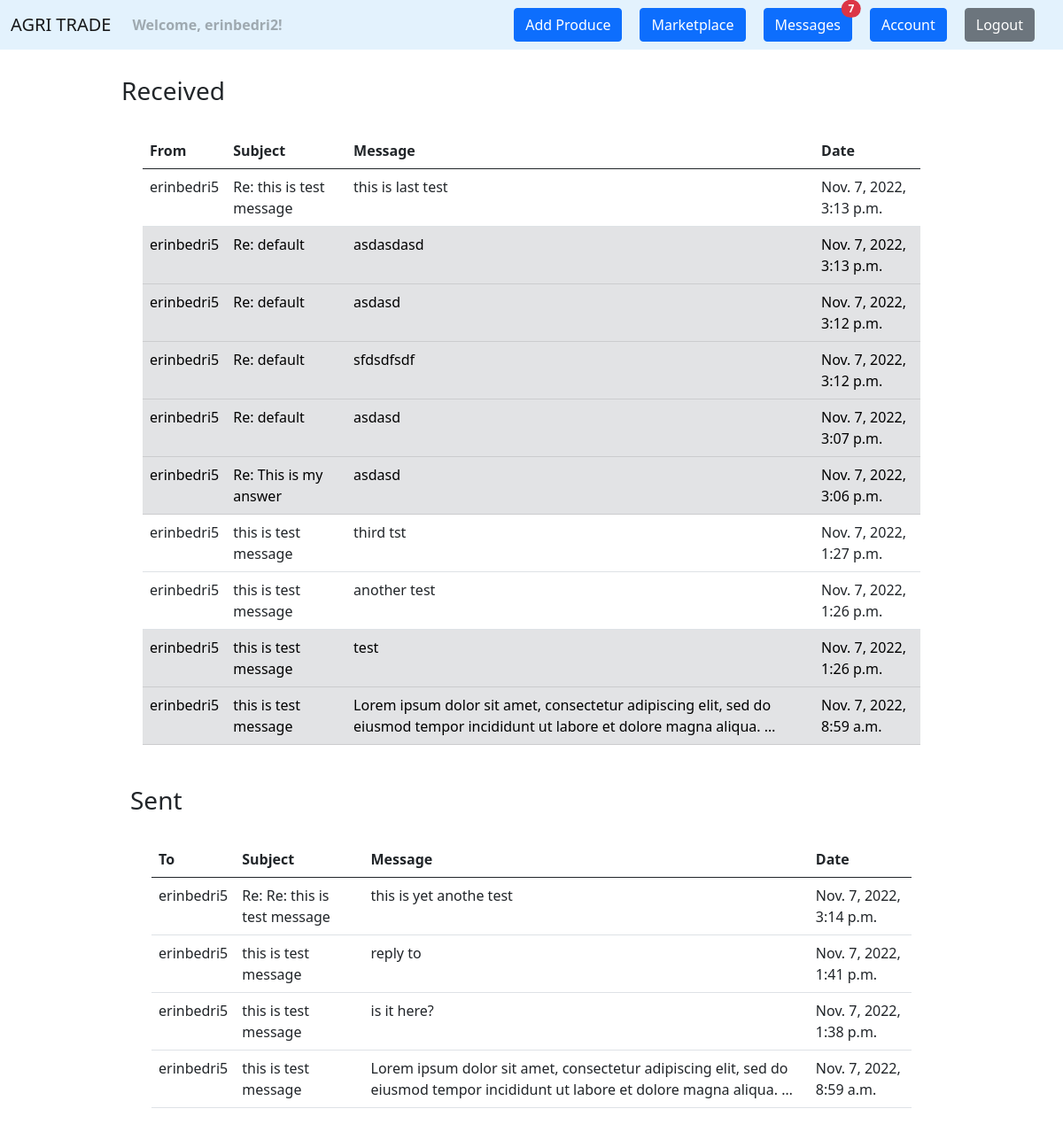
/messages/ (signed in), run on an earlier commit of the app's database.
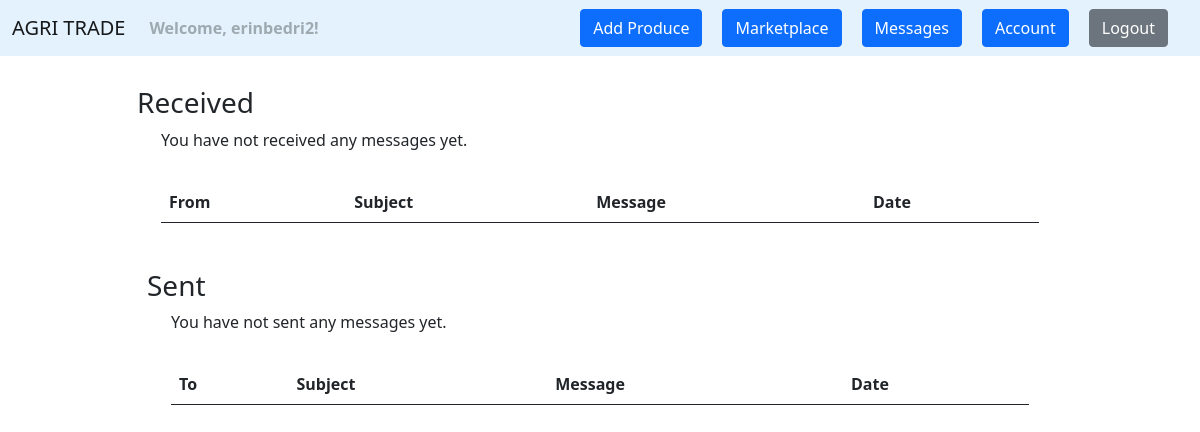
And on a later commit of the database.
### agri_trade/user_messages/models.py (models this page shows)
class Message(models.Model):
    SUBJECT_MAX_LEN = 50
    BODY_MAX_LEN = 1500
    sender = models.ForeignKey(
        UserModel,
        on_delete=CASCADE,
        related_name='sender',
    )
    receiver = models.ForeignKey(
        UserModel,
        on_delete=CASCADE,
        related_name='receiver',
    )
    subject = models.CharField(
        max_length=SUBJECT_MAX_LEN,
    )
    body = models.TextField(
        max_length=BODY_MAX_LEN,
    )
    created_at = models.DateTimeField(
        auto_now_add=True,
    )
    is_read = models.BooleanField(
        default=False,
    )

### agri_trade/user_messages/views.py (the view)
# urls.py: path('', views.show_messages, name='messages'),
@login_required
def show_messages(request):
    messages_inbox = Message.objects\
        .filter(receiver=request.user)\
        .order_by('-created_at')
    messages_outbox = Message.objects\
        .filter(sender=request.user)\
        .order_by('-created_at')
    context = {
        'messages_inbox': messages_inbox,
        'messages_outbox': messages_outbox,
    }
    return render(request, 'user_messages/messages.html', context)

### agri_trade/user_messages/templates/user_messages/messages.html
{% extends 'web/base.html' %}
{% block content %}
    <div class="container" style="margin-top: 30px; margin-bottom: 50px">
        <div class="row justify-content-md-center">
            <div class="col-md-10">
                <h3>Received</h3>
                <div class="container">
                    <table class="table table-hover" style="margin-top: 30px">
                        <thead>
                        <tr>
                            <th scope="col">From</th>
                            <th scope="col">Subject</th>
                            <th scope="col">Message</th>
                            <th scope="col">Date</th>
                        </tr>
                        </thead>
                        <tbody>
                        {% for message in messages_inbox %}
                            <tr onclick="window.location='{% url 'user_messages:message' message.id %}';"
                                    {% if not message.is_read %} class="table-secondary" {% endif %}>
                                <td>{{ message.sender }}</td>
                                <td>{{ message.subject }}</td>
                                <td>{{ message.body|truncatechars:125 }}</td>
                                <td>{{ message.created_at }}</td>
                            </tr>
                        {% empty %}
                            <p>You have not received any messages yet.</p>
                        {% endfor %}
                        </tbody>
                    </table>
                </div>
            </div>
        </div>
        <div class="container" style="margin-top: 30px; margin-bottom: 50px">
            <div class="row justify-content-md-center">
                <div class="col-md-10">
                    <h3>Sent</h3>
                    <div class="container">
                        <table class="table table-hover" style="margin-top: 30px">
                            <thead>
                            <tr>
                                <th scope="col">To</th>
                                <th scope="col">Subject</th>
                                <th scope="col">Message</th>
                                <th scope="col">Date</th>
                            </tr>
                            </thead>
                            <tbody>
                            {% for message in messages_outbox %}
                                <tr onclick="window.location='{% url 'user_messages:message' message.id %}';">
                                    <td>{{ message.receiver }}</td>
                                    <td>{{ message.subject }}</td>
                                    <td>{{ message.body|truncatechars:125 }}</td>
                                    <td>{{ message.created_at }}</td>
                                </tr>
                            {% empty %}
                                <p>You have not sent any messages yet.</p>
                            {% endfor %}
                            </tbody>
                        </table>
                    </div>
                </div>
            </div>
        </div>
    </div>
{% endblock %}

### agri_trade/web/templates/web/base.html (shortened to what this page needs)
{% load static %}
<!doctype html>
<html lang="en">
<head>
    <link rel="stylesheet" href="{% static 'style.css' %}">
    <link href="https://cdn.jsdelivr.net/npm/bootstrap@5.0.2/dist/css/bootstrap.min.css" rel="stylesheet"
>
</head>
<body>
{% include 'web/navigation.html' %}
{% block content %}{% endblock %}
</body>
</html>

### agri_trade/web/templates/web/navigation.html (shortened to what this page needs)
<nav class="navbar navbar-expand-lg navbar-light" style="background-color: #e3f2fd;">
    <div class="container-fluid">
        <a class="navbar-brand" href="{% url 'web:homepage' %}">AGRI TRADE</a>
        <ul class="navbar-nav">
            {% if request.user.is_authenticated %}
                <li class="nav-item">
                    <b><a class="nav-link disabled" href="#">Welcome, {{ request.user.username }}!</a></b>
                </li>
            {% endif %}
        </ul>
        <div class="collapse navbar-collapse" id="navbarNavDropdown">
            <ul class="navbar-nav ms-auto">
                {% if request.user.is_authenticated %}
                    <li class="nav-item" style="padding-right: 20px">
                        <a class="btn btn-primary" href="{% url 'marketplace:add product' %}">Add Produce</a>
                    </li>
                    <li class="nav-item" style="padding-right: 20px">
                        <a class="btn btn-primary" href="{% url 'marketplace:marketplace' %}">Marketplace</a>
                    </li>
                    <li class="nav-item" style="padding-right: 20px">
                        <button type="button" class="btn btn-primary position-relative"
                                onclick="location.href = '{% url 'user_messages:messages' %}';">
                            Messages
                            {% if request.unread_messages_count > 0 %}
                                <span class="position-absolute top-0 start-100 translate-middle badge rounded-pill bg-danger">
                                {{ request.unread_messages_count }}
                            </span>
                            {% endif %}
                        </button>
                    </li>
                    <li class="nav-item" style="padding-right: 20px">
                        <a class="btn btn-primary" href="{% url 'accounts:account' %}">Account</a>
                    </li>
                    <li class="nav-item" style="padding-right: 20px">
                        <a class="btn btn-secondary" href="{% url 'accounts:logout' %}">Logout</a>
                    </li>
                {% endif %}
            </ul>
        </div>
    </div>
</nav>

What changed in the data, as far as the page shows it:
removed Message: sender "erinbedri5", subject "Re: this is test message", body "this is last test", created_at "Nov. 7, 2022, 3:13 p.m.", is_read True (drawn), shown under "Received"
removed Message: sender "erinbedri5", subject "Re: default", body "asdasdasd", created_at "Nov. 7, 2022, 3:13 p.m.", shown under "Received"
removed Message: sender "erinbedri5", subject "Re: default", body "asdasd", created_at "Nov. 7, 2022, 3:12 p.m.", shown under "Received"
removed Message: sender "erinbedri5", subject "Re: default", body "sfdsdfsdf", created_at "Nov. 7, 2022, 3:12 p.m.", shown under "Received"
removed Message: sender "erinbedri5", subject "Re: default", body "asdasd", created_at "Nov. 7, 2022, 3:07 p.m.", shown under "Received"
removed Message: sender "erinbedri5", subject "Re: This is my answer", body "asdasd", created_at "Nov. 7, 2022, 3:06 p.m.", shown under "Received"
removed Message: sender "erinbedri5", subject "this is test message", body "third tst", created_at "Nov. 7, 2022, 1:27 p.m.", is_read True (drawn), shown under "Received"
removed Message: sender "erinbedri5", subject "this is test message", body "another test", created_at "Nov. 7, 2022, 1:26 p.m.", is_read True (drawn), shown under "Received"
removed Message: sender "erinbedri5", subject "this is test message", body "test", created_at "Nov. 7, 2022, 1:26 p.m.", shown under "Received"
removed Message: sender "erinbedri5", subject "this is test message", body "Lorem ipsum dolor sit amet, consectetur adipiscing elit, sed do eiusmod tempor incididunt ut labore et dolore magna aliqua. …", created_at "Nov. 7, 2022, 8:59 a.m.", shown under "Received"
removed Message: receiver "erinbedri5", subject "Re: Re: this is test message", body "this is yet anothe test", created_at "Nov. 7, 2022, 3:14 p.m.", shown under "Sent"
removed Message: receiver "erinbedri5", subject "this is test message", body "reply to", created_at "Nov. 7, 2022, 1:41 p.m.", shown under "Sent"
removed Message: receiver "erinbedri5", subject "this is test message", body "is it here?", created_at "Nov. 7, 2022, 1:38 p.m.", shown under "Sent"
removed Message: receiver "erinbedri5", subject "this is test message", body "Lorem ipsum dolor sit amet, consectetur adipiscing elit, sed do eiusmod tempor incididunt ut labore et dolore magna aliqua. …", created_at "Nov. 7, 2022, 8:59 a.m.", shown under "Sent"
Also different on the page:
{{ request.unread_messages_count }}: "7" → (not shown)
text now shown: "You have not received any messages yet. You have not sent any messages yet."
